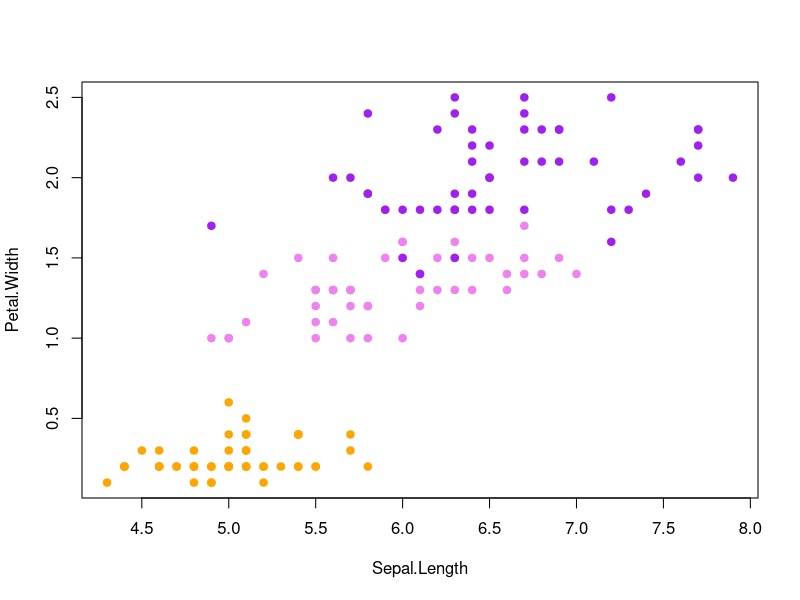

The R script that drew this image: (Note: this script raises an error after producing the figure.)
args <- commandArgs(trailingOnly = T)

euclid_distance = function(x, y){
  sqrt(sum((x-y)^2))
}

dist_sort = function(dat, point, dist_func = euclid_distance){
      l <- dim(dat)[1]
      n <- dim(dat)[2] - 1

      distances <- matrix(NA, l, 1)

      for (i in 1:l){
          distances[i, ] <- dist_func(dat[i, 1:n], point)
      }

      ##  Сортируем
      orderedDat <- dat[order(distances[, 1]), ]

      return (orderedDat);
  }


  ##  Применяем метод kNN
  kNN <- function(dat, point, k = 1)
  {
      ##  Сортируем выборку согласно классифицируемого объекта
      orderedDat <- dist_sort(dat, point)
      n <- dim(orderedDat)[2] - 1

      ##  Получаем классы первых k соседей
      classes <- orderedDat[1:k, n + 1]

      ##  Составляем таблицу встречаемости каждого класса
      counts <- table(classes)

      ##  Находим класс, который доминирует среди первых k соседей
      class <- names(which.max(counts))

      return (class)
  }

LOO <- function(dat, func, maxK = 1, l = 2){
    print(paste0("LOO for k=",maxK,";l=",l))
    indexses = sample(1:150, l, replace = F)
    rat = rep(0, maxK)
    selection = dat[indexses,]
    sel_dim = dim(selection)[2] - 1

    for(i in 1:l){
        new_selection = selection[-i,]
        point = selection[i,]

        for(k in 1:maxK){
            print(paste(i,k))
            if(point[1, sel_dim+1] != kNN(
              selection[, 1:sel_dim],
              point[1:sel_dim],
              k=k
            )){
                rat[k] = rat[k]+1
            }
        }
    }
    print(rat)
    return (rat)
}

#paint iris
png(paste0("kNN_plot", ".png"))
colors <- c(
    "setosa" = "orange",
    "versicolor" = "violet",
    "virginica" = "purple"
)
plot(iris[, c(1,4)],
     pch = 21,
     bg = colors[iris$Species],
     col = colors[iris$Species]
)


#generate data
n = 5
if(!is.na(args[1])) {
  n = args[1]
}
points = vector("list", n)
for(i in 1:n){
  points[[i]] = c(runif(1, 4, 7), runif(1, 0, 2))
}

#use 1NN
cat("Points:\n")

for(point in points){
    print(point)
    class = kNN(iris[, c(1, 4, 5)], point)

    #paint points
    points(point[1],point[2],
          pch = 24,
          bg = colors[class],
          col = colors[class])
}
dev.off()

#calc LOO for kNN
rating = LOO(iris[, 3:5], kNN, maxK = 15, l=20)

png(paste0("LOO_kNN_plot", ".png"))
plot(
  data.frame(k=1:length(rating),Rating=rating),
  type="l",
  col="red"
)
dev.off()
